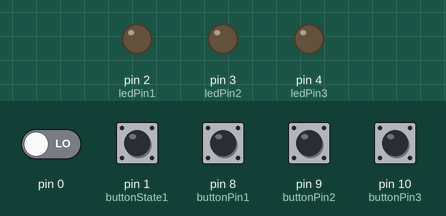
Simulated run of this sketch. Board: Arduino Uno, built with avr-gcc and run on an emulated ATmega328P. Parts: output pins drawn as LEDs (lit = HIGH). Dashed ring = blinking. The inputs (shaded band) are chosen by the test bench; at power-on: pin 1 (buttonState1), pin 8 (buttonPin1), pin 9 (buttonPin2), pin 10 (buttonPin3) HIGH, pin 0 LOW.

Above: at 1.2 s.
1.3 s: pin 8 (buttonPin1) pulled LOW for 0.15 s
At 2.6 s:
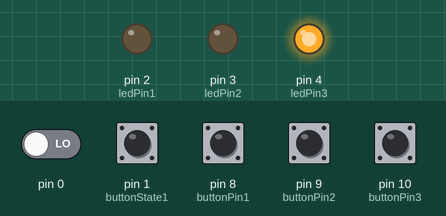
3.4 s: pin 9 (buttonPin2) pulled LOW for 1 s
At 6.0 s:
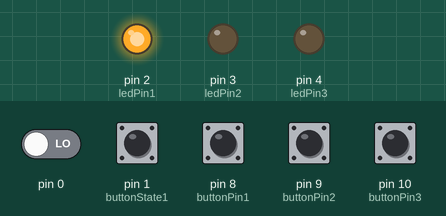
6.4 s: pin 10 (buttonPin3) pulled LOW for 0.15 s
At 6.85 s:
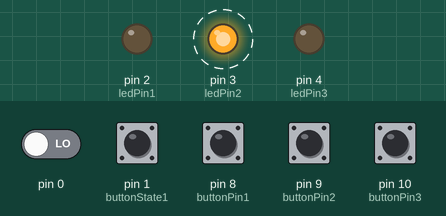
9.4 s: pin 8 (buttonPin1) pulled LOW for 1 s
At 10.15 s:
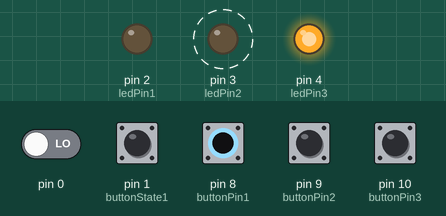
12.4 s: pin 9 (buttonPin2) pulled LOW for 0.15 s
At 12.85 s:
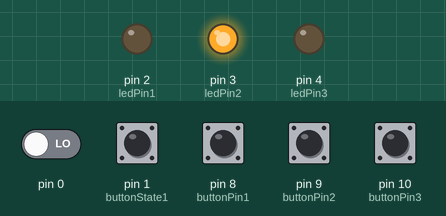
Timing chart, 0 to 15.4 s (numbered marks = the images above; inputs shaded):
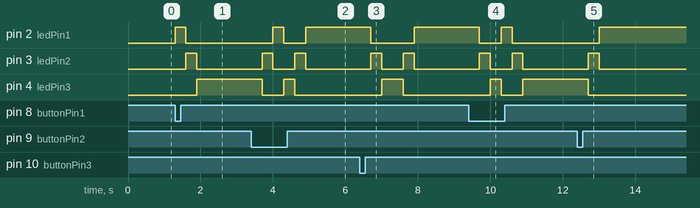

Measured:
- after the input at 1.3 s, pin 2 (ledPin1): LOW → HIGH at once, → LOW 0.30 s later; pin 3 (ledPin2): LOW → HIGH after 0.30 s, → LOW 0.30 s later; pin 4 (ledPin3): LOW → HIGH after 0.60 s
- after the input at 3.4 s, pin 2 (ledPin1): LOW → HIGH after 0.60 s, → LOW 0.30 s later, → HIGH 0.60 s later; pin 3 (ledPin2): alternates HIGH for 0.30 s and LOW for 0.60 s, 4 changes in all, then stays LOW, starting after 0.30 s; pin 4 (ledPin3): HIGH → LOW after 0.30 s, → HIGH 0.60 s later, → LOW 0.30 s later
- after the input at 6.4 s, pin 2 (ledPin1): HIGH → LOW after 0.30 s, → HIGH 1.2 s later; pin 3 (ledPin2): alternates HIGH for 0.30 s and LOW for 0.60 s, 4 changes in all, then stays LOW, starting after 0.30 s; pin 4 (ledPin3): LOW → HIGH after 0.60 s, → LOW 0.60 s later
- after the input at 9.4 s, pin 2 (ledPin1): HIGH → LOW after 0.30 s, → HIGH 0.60 s later, → LOW 0.30 s later; pin 3 (ledPin2): alternates HIGH for 0.30 s and LOW for 0.60 s, 4 changes in all, then stays LOW, starting after 0.30 s; pin 4 (ledPin3): LOW → HIGH after 0.60 s, → LOW 0.30 s later, → HIGH 0.60 s later
- after the input at 12.4 s, pin 2 (ledPin1): LOW → HIGH after 0.60 s; pin 3 (ledPin2): LOW → HIGH after 0.30 s, → LOW 0.30 s later; pin 4 (ledPin3): HIGH → LOW after 0.30 s

The sketch:

tugas_3_no_3_kanan_kiri_3_button.ino
```cpp
const int ledPin1 = 2;
const int ledPin2 = 3;
const int ledPin3 = 4;
const int buttonPin1 = 8;
const int buttonPin2 = 9;
const int buttonPin3 = 10;

void setup() {
  pinMode(ledPin1, OUTPUT);
  pinMode(ledPin2, OUTPUT);
  pinMode(ledPin3, OUTPUT);
  pinMode(buttonPin1, INPUT_PULLUP);
  pinMode(buttonPin2, INPUT_PULLUP);
  pinMode(buttonPin3, INPUT_PULLUP);
}

void loop() {
  int buttonState1 = digitalRead(buttonPin1);
  int buttonState2 = digitalRead(buttonPin2);
  int buttonState3 = digitalRead(buttonPin3);

  if (buttonState1 == LOW) {
    // Tombol 1 ditekan, nyalakan LED ke kanan
    digitalWrite(ledPin1, HIGH);
    digitalWrite(ledPin2, LOW);
    digitalWrite(ledPin3, LOW);
    delay(300);  // Tunda selama 500ms
    digitalWrite(ledPin1, LOW);
    digitalWrite(ledPin2, HIGH);
    digitalWrite(ledPin3, LOW);
    delay(300);
    digitalWrite(ledPin1, LOW);
    digitalWrite(ledPin2, LOW);
    digitalWrite(ledPin3, HIGH);
    delay(300);
  }
  else if (buttonState2 == LOW) {
    // Tombol 2 ditekan, matikan semua LED
    digitalWrite(ledPin1, LOW);
    digitalWrite(ledPin2, LOW);
    digitalWrite(ledPin3, HIGH);
    delay(300);  // Tunda selama 500ms
    digitalWrite(ledPin1, LOW);
    digitalWrite(ledPin2, HIGH);
    digitalWrite(ledPin3, LOW);
    delay(300);
    digitalWrite(ledPin1, HIGH);
    digitalWrite(ledPin2, LOW);
    digitalWrite(ledPin3, LOW);
    delay(300);
  }
    else if (buttonState3 == LOW) {
    // Tombol 2 ditekan, matikan semua LED
    digitalWrite(ledPin1, HIGH);
    digitalWrite(ledPin2, LOW);
    digitalWrite(ledPin3, LOW);
    delay(300);  // Tunda selama 500ms
    digitalWrite(ledPin1, LOW);
    digitalWrite(ledPin2, HIGH);
    digitalWrite(ledPin3, LOW);
    delay(300);
    digitalWrite(ledPin1, LOW);
    digitalWrite(ledPin2, LOW);
    digitalWrite(ledPin3, HIGH);
    delay(300);
    digitalWrite(ledPin1, LOW);
    digitalWrite(ledPin2, LOW);
    digitalWrite(ledPin3, HIGH);
    delay(300);  // Tunda selama 500ms
    digitalWrite(ledPin1, LOW);
    digitalWrite(ledPin2, HIGH);
    digitalWrite(ledPin3, LOW);
    delay(300);
    digitalWrite(ledPin1, HIGH);
    digitalWrite(ledPin2, LOW);
    digitalWrite(ledPin3, LOW);
    delay(300);
  }
    if (digitalRead(buttonState1) == LOW) {
    buttonState1 = 1;
    return true; // Menghentikan loop dan beralih ke kondisi lain
  }
  if (digitalRead(buttonState2) == LOW) {
    buttonState2 = 2;
    return true;
  }
  if (digitalRead(buttonState3) == LOW) {
    buttonState3 = 3;
    return true;
  }
  return false; // Tidak ada tombol yang ditekan
}
```
